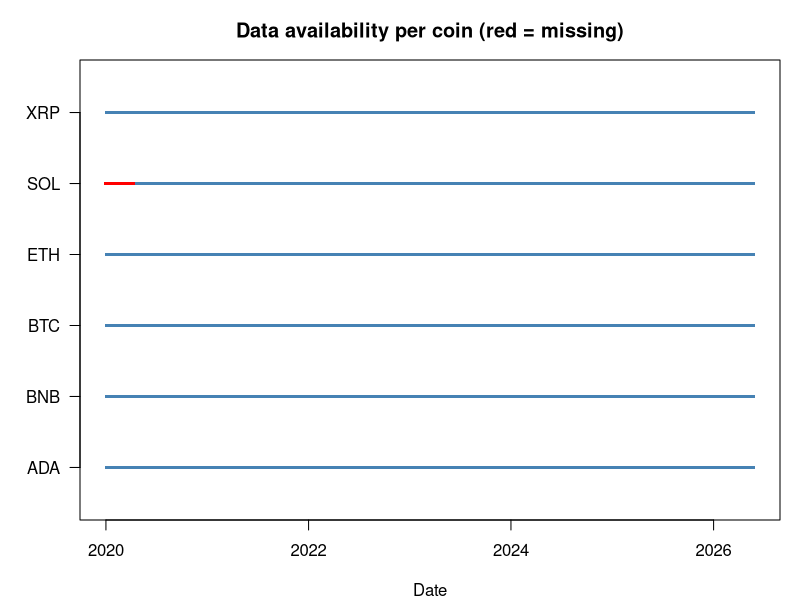
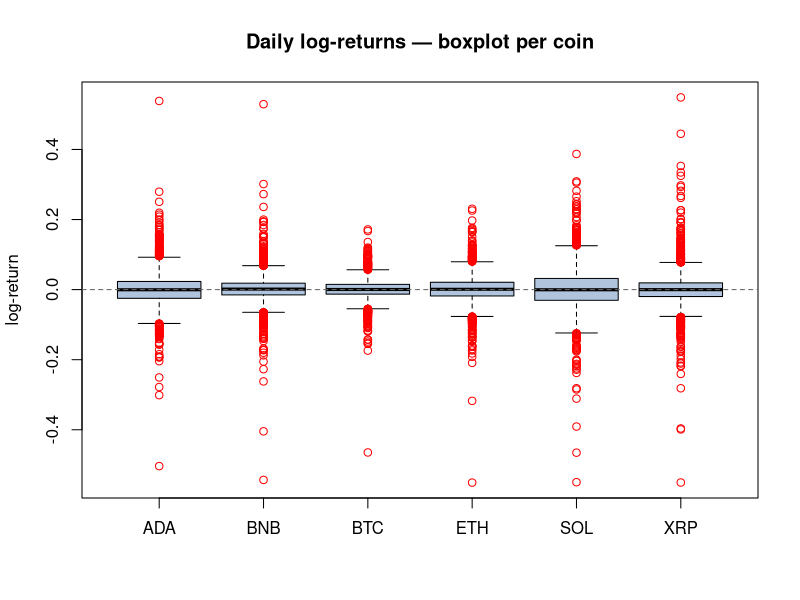

Source code (R) for these figures, in order:
# ============================================================
# FINAL — Task 1 (6 pts): Data Loading and Cleaning
# Input : crypto_raw.csv
# Output: crypto_clean.csv (wide, one row per date, columns = close per coin)
# Plots : t1_missing.png, t1_outliers_box.png
# ============================================================

suppressPackageStartupMessages({
  library(xts)
})

raw <- read.csv("crypto_raw.csv", stringsAsFactors = FALSE)
raw$date <- as.Date(raw$date)
cat("=== RAW ===\n"); print(dim(raw)); print(head(raw, 3))

# ------------------------------------------------------------
# 1. Pivot to wide: rows = date, cols = ticker close
# ------------------------------------------------------------
coins  <- sort(unique(raw$ticker))
wide   <- reshape(raw[, c("date","ticker","close")],
                  idvar = "date", timevar = "ticker", direction = "wide")
colnames(wide) <- sub("close\\.","", colnames(wide))
wide <- wide[order(wide$date), ]
rownames(wide) <- NULL

cat("\n=== WIDE (head) ===\n"); print(head(wide, 3))
cat("Dim:", dim(wide), "\n")

# ------------------------------------------------------------
# 2. Missing values
# ------------------------------------------------------------
na_per_col <- sapply(wide[, coins], function(x) sum(is.na(x)))
cat("\n=== Missing values per coin ===\n"); print(na_per_col)

# Visualise where NAs are (SOL started later -> NA at the top)
png("t1_missing.png", width = 900, height = 500)
op <- par(mar = c(4,4,3,1))
plot(wide$date, rep(1, nrow(wide)), type = "n",
     ylim = c(0.5, length(coins) + 0.5), yaxt = "n",
     xlab = "Date", ylab = "",
     main = "Data availability per coin (red = missing)")
axis(2, at = seq_along(coins), labels = coins, las = 1)
for (i in seq_along(coins)) {
  na_mask <- is.na(wide[[ coins[i] ]])
  points(wide$date[!na_mask], rep(i, sum(!na_mask)), pch = 15, col = "steelblue", cex = 0.3)
  points(wide$date[ na_mask], rep(i, sum( na_mask)), pch = 15, col = "red",       cex = 0.5)
}
par(op); dev.off()

# Treatment:
# - SOL has leading NAs (listed Apr-2020) -> we keep the full series and accept it
#   for plots; for modelling we use the common-date intersection.
# - Any sporadic mid-series NA (rare) -> forward-fill with previous close, which is
#   the standard treatment for daily prices (a non-trading gap should not be
#   imputed with mean/median because that destroys the time structure).
for (c in coins) {
  v <- wide[[c]]
  na_idx <- which(is.na(v))
  if (length(na_idx) > 0) {
    # leading NAs stay NA; only fill internal ones
    first_obs <- which(!is.na(v))[1]
    for (k in na_idx) if (k > first_obs) v[k] <- v[k-1]
    wide[[c]] <- v
  }
}
cat("After forward-fill (internal NAs only):\n")
print(sapply(wide[, coins], function(x) sum(is.na(x))))

# ------------------------------------------------------------
# 3. Outliers — based on log-returns (price level itself trends, so its "outliers"
#    are just rallies, not anomalies). Returns should be ~stationary, so IQR is
#    meaningful here.
# ------------------------------------------------------------
returns <- as.data.frame(lapply(wide[, coins], function(p) c(NA, diff(log(p)))))
returns$date <- wide$date
returns <- returns[, c("date", coins)]

iqr_summary <- data.frame(coin = coins,
                          n = NA_integer_,
                          n_outlier = NA_integer_,
                          pct_outlier = NA_real_,
                          lower_fence = NA_real_,
                          upper_fence = NA_real_)
for (i in seq_along(coins)) {
  r  <- returns[[ coins[i] ]]
  r  <- r[!is.na(r)]
  q1 <- quantile(r, 0.25); q3 <- quantile(r, 0.75); iqr <- q3 - q1
  lo <- q1 - 1.5 * iqr;    hi <- q3 + 1.5 * iqr
  out <- sum(r < lo | r > hi)
  iqr_summary[i, ] <- list(coins[i], length(r), out, round(100 * out / length(r), 2),
                           round(lo, 4), round(hi, 4))
}
cat("\n=== Outlier summary (IQR on log-returns) ===\n"); print(iqr_summary)

png("t1_outliers_box.png", width = 900, height = 500)
boxplot(returns[, coins], main = "Daily log-returns — boxplot per coin",
        ylab = "log-return", col = "lightsteelblue", outcol = "red")
abline(h = 0, lty = 2, col = "gray40")
dev.off()

# We KEEP the outliers (do not winsorise/drop) — extreme daily moves in crypto are
# real market events (e.g. May-2021, FTX-Nov-2022, Mar-2020 COVID). Dropping them
# would bias volatility downward and hide tail risk. Cleaning here = "flag, not remove".

# ------------------------------------------------------------
# 4. Save clean dataset (full + common-date sub-sample for modelling)
# ------------------------------------------------------------
write.csv(wide,    "crypto_clean.csv",         row.names = FALSE)
write.csv(returns, "crypto_returns.csv",       row.names = FALSE)

common <- wide[complete.cases(wide), ]
write.csv(common,  "crypto_clean_common.csv",  row.names = FALSE)
cat("\nFull rows (with NA tail of SOL):", nrow(wide),
    " | Common-date rows:", nrow(common), "\n")

cat("\nSaved: crypto_clean.csv, crypto_returns.csv, crypto_clean_common.csv\n")
cat("Plots: t1_missing.png, t1_outliers_box.png\n")
